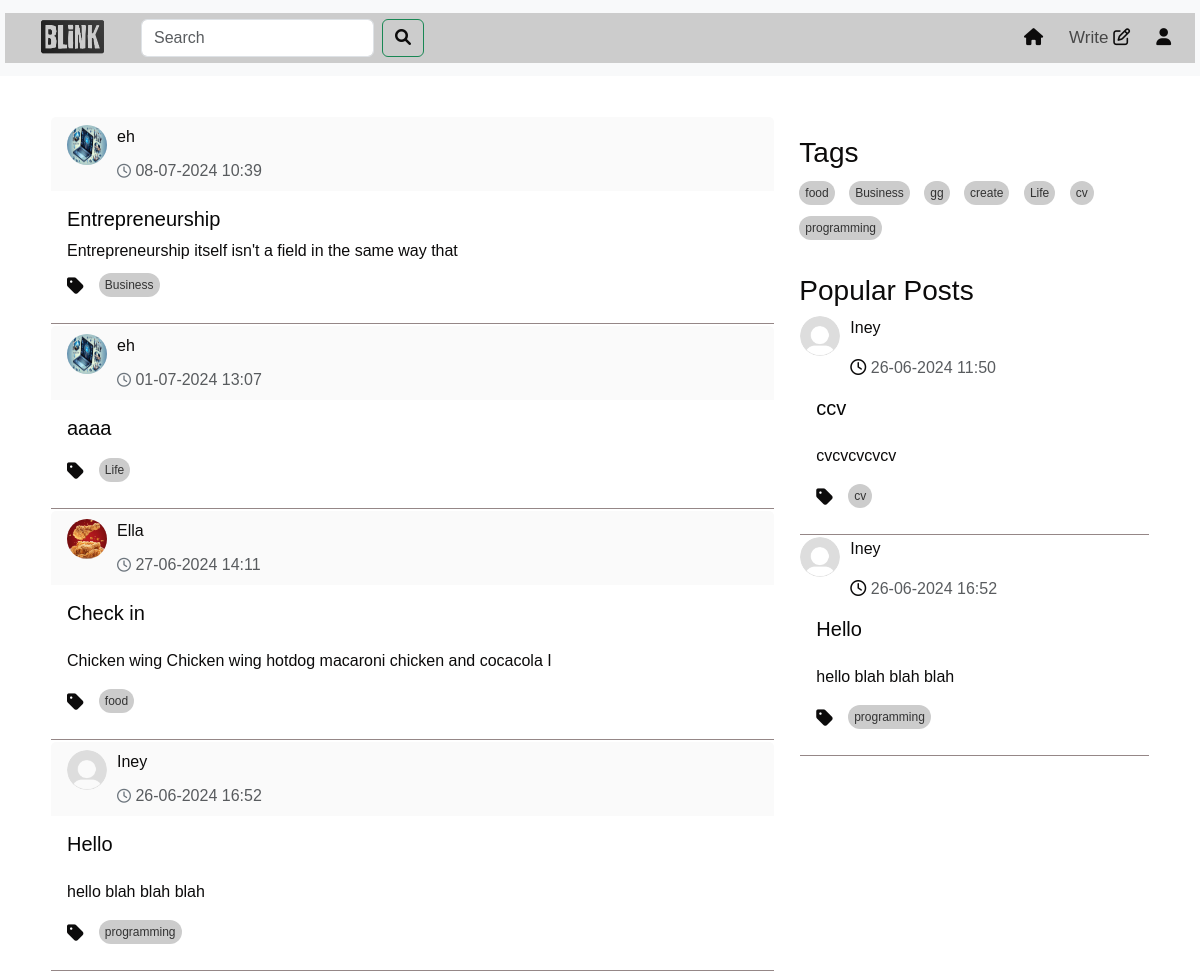
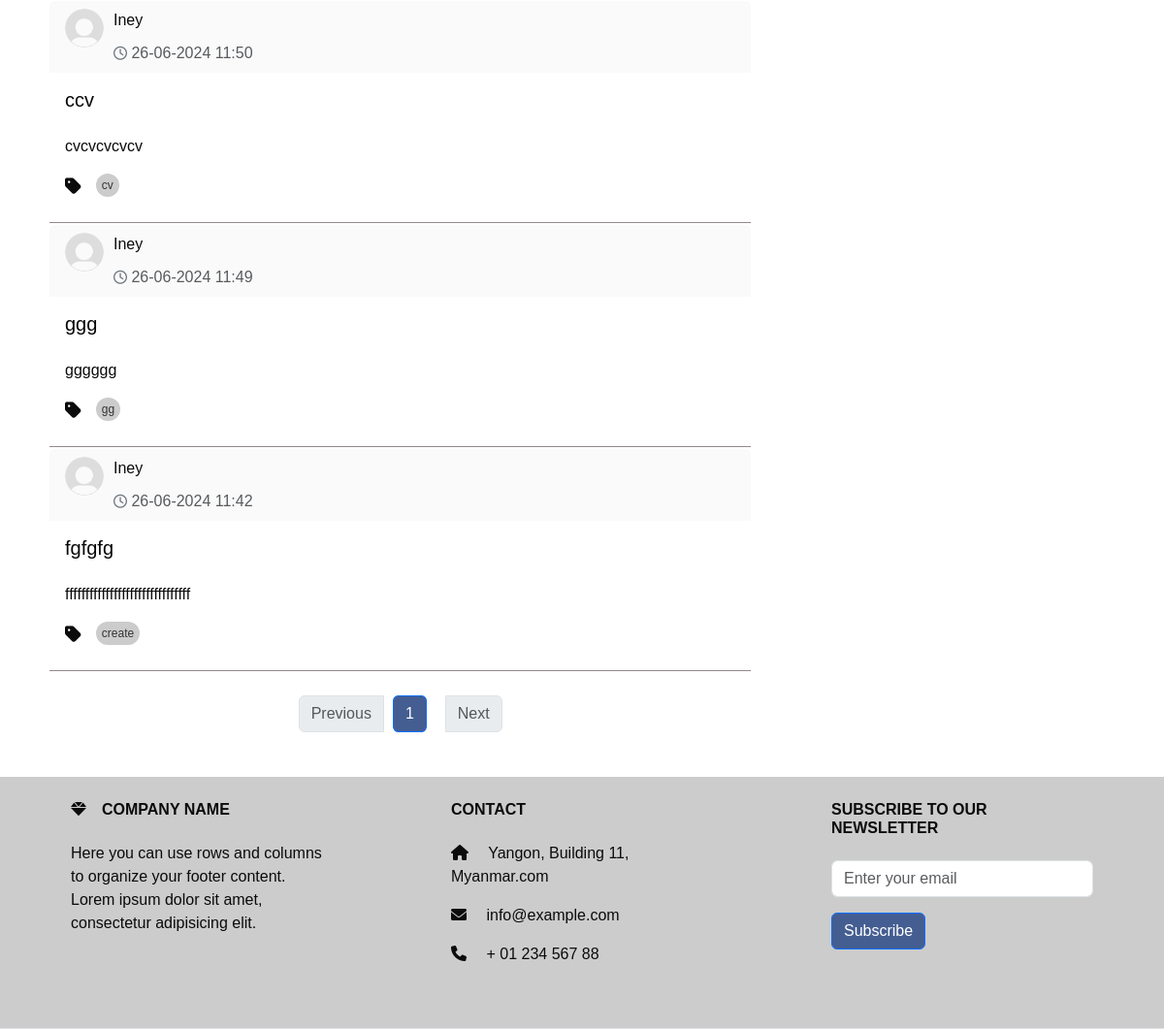
/home (signed in), run on the app's committed database (2 pictures, top to bottom).
### models.py (models this page shows, shortened)
class Post(db.Model):
    id = db.Column(db.Integer, primary_key=True)
    title = db.Column(db.Text())
    content = db.Column(db.Text())
    tag = db.Column(db.Text(), nullable=False)
    user_id = db.Column(db.Integer, db.ForeignKey('user.id'), nullable=False)
    created_date = db.Column(db.DateTime,default=datetime.datetime.now)
    likes = db.Column(db.Integer, default=0)
    meta = db.Column(db.Text, nullable=True)
    comments = db.relationship('Comment', backref='post',cascade="all, delete", lazy=True)

class User(UserMixin,db.Model):
    id = db.Column(db.Integer, primary_key=True)
    username = db.Column(db.String(50), unique=True)
    email =db.Column(db.String(50), unique=True)
    password = db.Column(db.String(100))
    bio = db.Column(db.String(50))
    profile_picture = db.Column(db.String(250))
    posts = db.relationship('Post', backref='author', lazy=True)
    comments = db.relationship('Comment', backref='author', lazy=True)

### route.py (the view)
@app.route('/home',methods=['GET', 'POST'])
@login_required
def home(limit=2):
    page = request.args.get('page', 1, type=int)
    per_page = 10  # Number of posts per page
    post = get_posts(page, per_page)  # Assuming you have a function to get paginated posts
    unique_tags = list(set(tag for tag, in Post.query.with_entities(Post.tag).distinct().limit(15)))
    popular_posts = Post.query.order_by(Post.likes.desc()).limit(limit).all()
    forms=SearchForm()
    query = forms.search.data
    if forms.validate_on_submit():
         search_results = Post.query.filter(Post.title.ilike(f'%{query}%')).all()
         return render_template('search_results.html' ,post=post, search_results =search_results ,
                                form = forms ,popular_posts = popular_posts,tags=unique_tags)
    return render_template("home.html", post=post ,form=forms  ,popular_posts = popular_posts,tags=unique_tags)

### forms.py
class SearchForm(FlaskForm):
    search = StringField('Search ', validators=[DataRequired()])
    submit = SubmitField('Search')

### route.py (called while the page is built)
@login_manager.user_loader
def loader_user(user_id):
    return User.query.get(user_id)

def get_posts(page, per_page, tag=None):
    if tag:
        return Post.query.filter(Post.tag.in_([tag])).paginate(page=page, per_page=per_page, error_out=False)
    return Post.query.order_by(Post.created_date.desc()).paginate(page=page, per_page=per_page, error_out=False)

### templates/home.html (shortened to what this page needs)
<!DOCTYPE html>
<html lang="en">
  <head>
    <link
      href="https://cdn.jsdelivr.net/npm/bootstrap@5.3.3/dist/css/bootstrap.min.css"
      rel="stylesheet"
    />
    <link
      href="https://cdnjs.cloudflare.com/ajax/libs/font-awesome/6.0.0-beta3/css/all.min.css"
      rel="stylesheet"
    />
    <link
      rel="stylesheet"
      href="https://cdnjs.cloudflare.com/ajax/libs/font-awesome/5.15.4/css/all.min.css"
    />
    <link
      href="https://cdnjs.cloudflare.com/ajax/libs/font-awesome/6.0.0-beta3/css/all.min.css"
      rel="stylesheet"
    />
    <link
      href="https://cdn.jsdelivr.net/npm/bootstrap@5.3.3/dist/css/bootstrap.min.css"
      rel="stylesheet"
    />
    <link
      href="https://cdnjs.cloudflare.com/ajax/libs/font-awesome/6.0.0-beta3/css/all.min.css"
      rel="stylesheet"
    />
    <link rel="stylesheet" href="/static/home.css" />
    <link rel="stylesheet" href="/static/topnav.css" />
  </head>
  <body>
    {% include 'topnav.html' %}
    <div class="container">
      <div class="row">
        <div class="col-sm-8">
          <div id="posts-container">
            {% for post in post.items %}
            <div class="card">
              <div
                class="card-header d-flex justify-content-between align-items-center"
              >
                <div class="profile-image">
                  <a
                    class="nav-link"
                    href="{{ url_for('profile',user_id=post.user_id) }}"
                    ><img
                      src="{{ url_for('static', filename='/photo/user_profile/'+post.author.profile_picture) }}"
                      width="60"
                      height="60"
                      alt=""
                  /></a>
                  <div style="width: 300px">
                    <p id="name">
                      <a
                        class="nav-link"
                        href="{{ url_for('profile',user_id=post.user_id) }}"
                        >{{post.author.username}}</a
                      >
                    </p>
                    <p class="text-muted mb-0">
                      <i class="fa-regular fa-clock"></i>
                      {{post.created_date.strftime('%d-%m-%Y %H:%M')}}
                    </p>
                  </div>
                </div>
              </div>
              <div class="card-body">
                <a
                  class="nav-link"
                  href="{{ url_for('full_post',post_id=post.id) }}"
                >
                  <h5 class="card-title">{{post.title}}</h5>
                  <p class="card-text" id="card-description">
                    {{post.meta | safe}}
                  </p>
                  <div class="tags-container">
                    <ul class="list-group list-group-horizontal">
                      <i class="fas fa-tag"></i>
                      <a
                        href="{{ url_for('home_tag',tag=post.tag ) }}"
                        class="tag"
                        >{{post.tag}}
                      </a>
                    </ul>
                  </div>
                </a>
              </div>
              <div
                class="card-end"
                style="border-bottom: #958787 solid 1px"
              ></div>
            </div>
            {% endfor %}
          </div>
          <nav aria-label="Page navigation" class="mt-4">
            <ul class="pagination justify-content-center" style="gap: 10px">
              <li
                class="page-item {% if not post.has_prev %}disabled{% endif %}"
              >
                {% if post.has_prev %}
                <a class="page-link" href="?page={{ post.prev_num }}"
                  >Previous</a
                >
                {% else %}
                <span class="page-link">Previous</span>
                {% endif %}
              </li>
              {% for page_num in post.iter_pages() %} {% if page_num %}
              <li
                class="page-item {% if post.page == page_num %}active{% endif %}"
              >
                <a
                  class="page-link"
                  href="?page={{ page_num }}"
                  style="background-color: #445e91"
                  >{{ page_num }}</a
                >
              </li>
              {% else %}
              <li class="page-item disabled">
                <span class="page-link">...</span>
              </li>
              {% endif %} {% endfor %}
              <li
                class="page-item {% if not post.has_next %}disabled{% endif %}"
              >
                {% if post.has_next %}
                <a class="page-link" href="?page={{ post.next_num }}">Next</a>
                {% else %}
                <span class="page-link">Next</span>
                {% endif %}
              </li>
            </ul>
          </nav>
        </div>
        {% include 'sidenav.html' %}
      </div>
    </div>
    {% include 'footer.html' %}
  </body>
</html>

### templates/sidenav.html (shortened to what this page needs)
<!DOCTYPE html>
<html lang="en">
  <head>
    <link
      href="https://cdn.jsdelivr.net/npm/bootstrap@5.3.3/dist/css/bootstrap.min.css"
      rel="stylesheet"
    />
    <link
      href="https://cdnjs.cloudflare.com/ajax/libs/font-awesome/6.0.0-beta3/css/all.min.css"
      rel="stylesheet"
    />
    <link
      rel="stylesheet"
      href="https://cdnjs.cloudflare.com/ajax/libs/font-awesome/5.15.4/css/all.min.css"
    />
    <link
      href="https://cdnjs.cloudflare.com/ajax/libs/font-awesome/6.0.0-beta3/css/all.min.css"
      rel="stylesheet"
    />
    <link rel="stylesheet" href="/static/home.css" />
  </head>
  <body>
    <div class="col-sm-4" id="right-column">
      <div class="tags-section">
        <h3>Tags</h3>
        <div class="tags-container">
          {% if tags %} {% for tag in tags %}
          <a href="{{ url_for('home_tag',tag=tag ) }}" class="tag">{{ tag }}</a>
          {% endfor %} {% else %}
          <p>No tags available</p>
          {% endif %}
        </div>
      </div>
      <div class="mt-4">
        <h3>Popular Posts</h3>
        {% for popular_post in popular_posts %}
        <div class="card">
          <div>
            <div class="profile-image">
              <a
                class="nav-link"
                href="{{ url_for('profile',user_id=popular_post.user_id) }}"
                ><img
                  src="{{ url_for('static', filename='/photo/user_profile/'+popular_post.author.profile_picture) }}"
                  width="60"
                  height="60"
                  alt=""
              /></a>
              <div style="width: 300px">
                <p id="name">
                  <a
                    class="nav-link"
                    href="{{ url_for('profile',user_id=popular_post.user_id) }}"
                    >{{popular_post.author.username}}</a
                  >
                </p>
                <p class="text-muted mb-0">
                  <i class="fa-regular fa-clock"></i>
                  {{popular_post.created_date.strftime('%d-%m-%Y %H:%M')}}
                </p>
              </div>
            </div>
          </div>
          <div class="card-body">
            <a
              class="nav-link"
              href="{{ url_for('full_post',post_id=popular_post.id) }}"
            >
              <h5 class="card-title" id="popular">{{popular_post.title}}</h5>
              <p class="card-text" id="card-description">
                {{popular_post.meta |safe }}
              </p>
              <div class="tags-container">
                <ul class="list-group list-group-horizontal">
                  <i class="fas fa-tag"></i>
                  <a
                    href="{{ url_for('home_tag',tag=popular_post.tag ) }}"
                    class="tag"
                    >{{popular_post.tag}}</a
                  >
                </ul>
              </div>
            </a>
          </div>
          <div class="card-end" style="border-bottom: #958787 solid 1px"></div>
        </div>
        {% endfor %}
      </div>
    </div>
  </body>
</html>

### static/home.css (style rules this page uses)
* { color: #0c0b0b; font-family: sans-serif; margin: 0; padding: 0; box-sizing: border-box; }
.container { background: #fff; padding: 20px; margin-top: 20px; z-index: 1; }
.card { color: #070707; border-color: #ffffff; background-color: #ffffff; }
.card-header { padding: 10px; background-color: #fafafa; border-bottom: 1px solid #ccc; display: flex; align-items: center; border-bottom: none !important; }
.card-header { display: flex; flex-direction: row; justify-content: space-between; align-items: center; padding: 0.5rem 1rem; }
.profile-image { margin-right: 10px; }
.profile-image img { border-radius: 50%; width: 40px; height: 40px; }
.card-header p { margin: 0; }
.card-header i { margin: 0; font-size: 14px; color: #6c757d; }
.card-body { background-color: #ffffff; }
.card-text { overflow: hidden; text-overflow: ellipsis; display: -webkit-box; -webkit-line-clamp: 3; -webkit-box-orient: vertical; transition: -webkit-line-clamp 0.5s ease; }
.profile-image { float: left; display: flex; justify-content: center; margin-right: 1rem; }
.profile-image img { border-radius: 50%; }
#right-column { position: -webkit-sticky; position: sticky; top: 0; height: 100vh; overflow-y: auto; padding-top: 20px; }
ul { display: flex; }
#right-column { position: -webkit-sticky; position: sticky; top: 0; height: 100vh; overflow-y: hidden; padding-top: 20px; z-index: 1; }
.tags-container { margin-top: 10px; }
.fa-tag { font-size: 1.2em; margin-right: 5px; vertical-align: middle; }
.tags-container .tag { background-color: #ccc; color: #333; padding: 3px 6px; margin-right: 10px; border-radius: 20px; text-decoration: none; font-size: 12px; display: inline-block; }

### static/topnav.css (style rules this page uses)
* { color: #0c0b0b; font-family: sans-serif; margin: 0; padding: 0; box-sizing: border-box; }
.container { background: #fff; padding: 20px; margin-top: 20px; z-index: 1; }
.d-flex { padding-left: 20px; background-color: #ccc; }
.row a { border-radius: 15%; margin-bottom: 10px; margin-right: 10px; }

### data on the page
Post: profile_picture (picture), author.username "eh", created_date "08-07-2024 10:39", title "Entrepreneurship", meta "Entrepreneurship itself isn't a field in the same way that", tag "Business"
Post: profile_picture (picture), author.username "eh", created_date "01-07-2024 13:07", title "aaaa", tag "Life"
Post: profile_picture (picture), author.username "Ella", created_date "27-06-2024 14:11", title "Check in", meta "Chicken wing Chicken wing hotdog macaroni chicken and cocacola I", tag "food"
Post: profile_picture (placeholder picture), author.username "Iney", created_date "26-06-2024 16:52", title "Hello", meta "hello blah blah blah", tag "programming"
Post: profile_picture (placeholder picture), author.username "Iney", created_date "26-06-2024 11:50", title "ccv", meta "cvcvcvcvcv", tag "cv"
Post: profile_picture (placeholder picture), author.username "Iney", created_date "26-06-2024 11:49", title "ggg", meta "gggggg", tag "gg"
Post: profile_picture (placeholder picture), author.username "Iney", created_date "26-06-2024 11:42", title "fgfgfg", meta "fffffffffffffffffffffffffffffff", tag "create"

### other printed values
{{ page_num }} "1"
{{ tag }} "food" "Business" "gg" "create" "Life" "cv" "programming"
